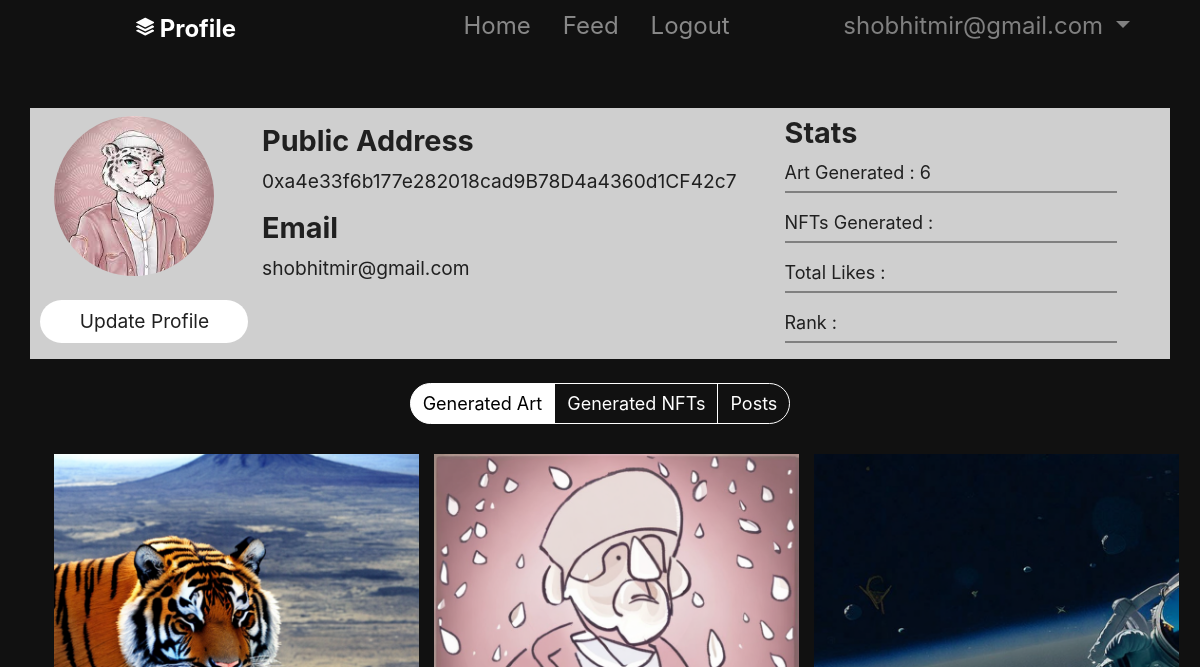
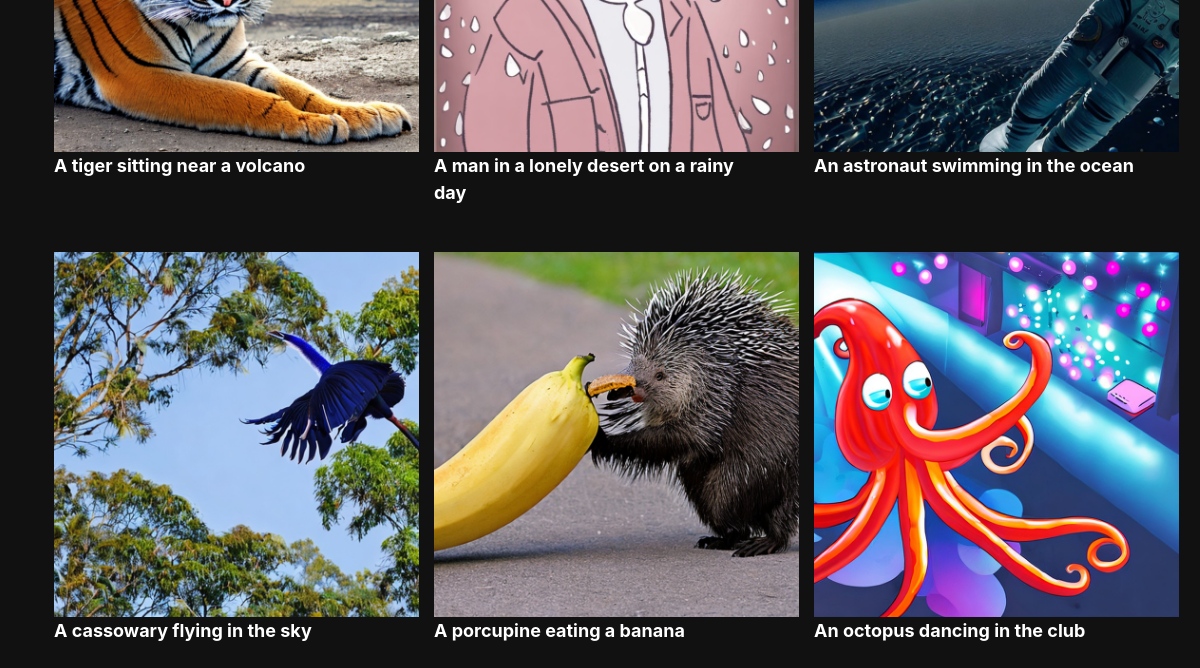
/profile/ (signed in), run on an earlier commit of the app's database (2 pictures, top to bottom).
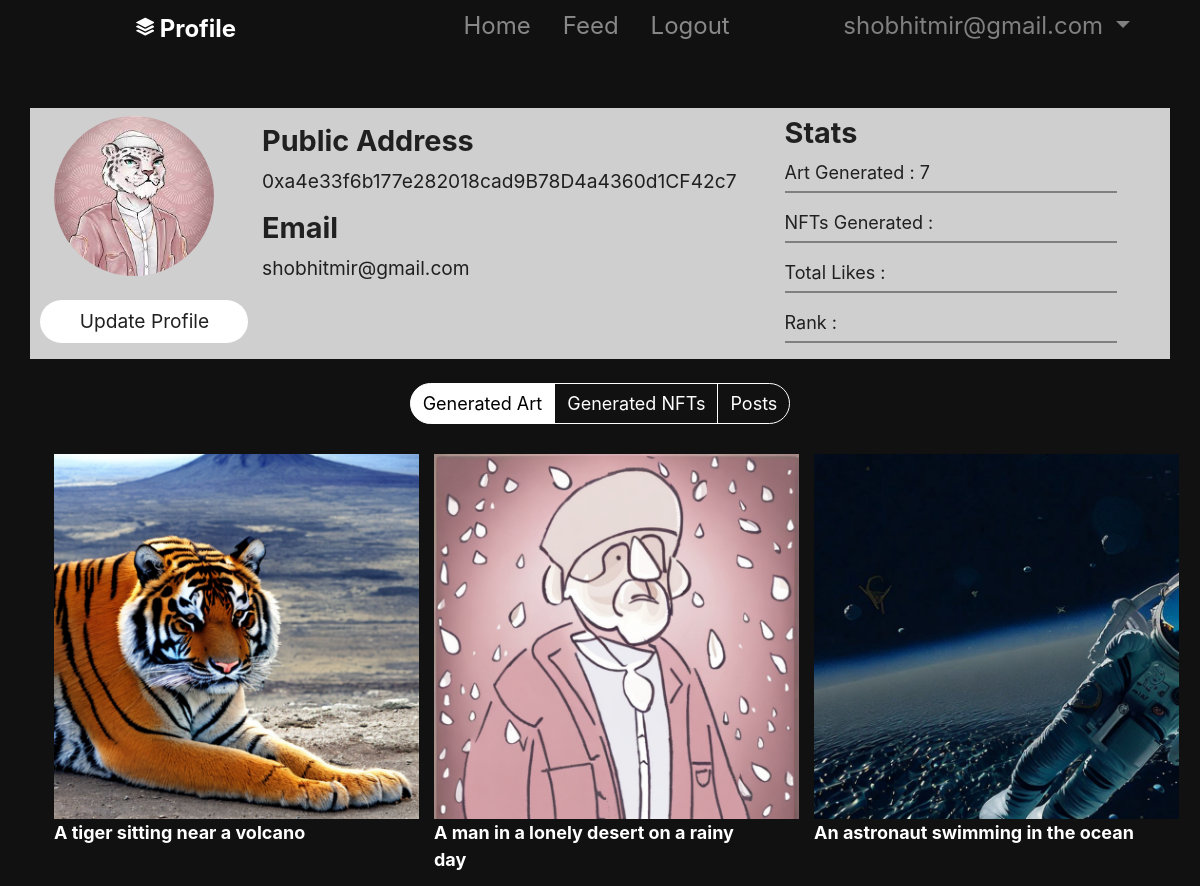
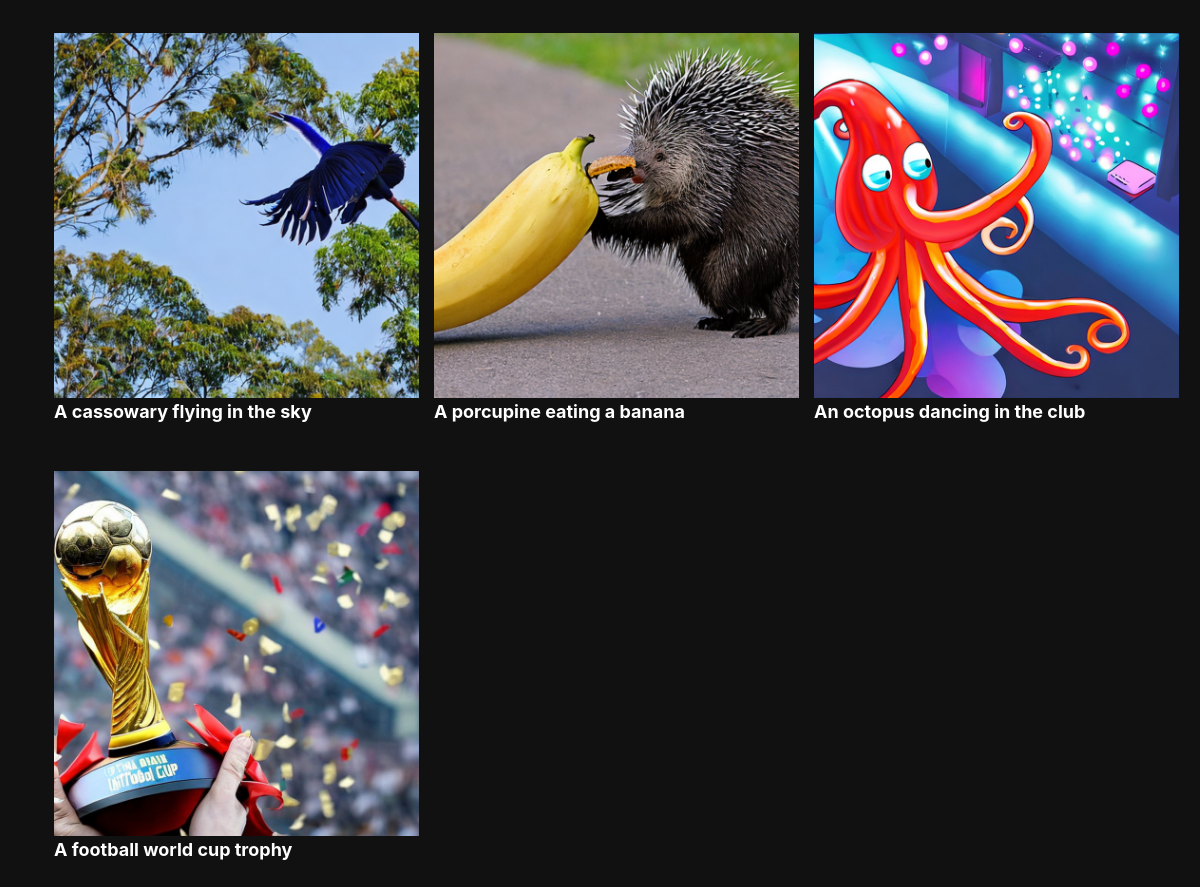
And on a later commit of the database (2 pictures, top to bottom).
### nftgen/models.py (models this page shows)
class Profile(models.Model):
    user = models.OneToOneField(
        User, on_delete=models.CASCADE, related_name='profile')
    profile_pic = models.ImageField(upload_to='profile_pics/', blank=False, null=False,
                                    default='default-profile-pic.png')
    class Meta:
        verbose_name = 'Profile'
        verbose_name_plural = 'Profile'

class Digital_Art(models.Model):
    init_image = models.ImageField(upload_to='initial_images/', blank=True,
                                   default='default-noise.png')
    gen_image = models.ImageField(
        upload_to='generated_images/', blank=False, null=False)
    prompt = models.TextField(blank=False, null=False)
    owner = models.ForeignKey(
        User, on_delete=models.CASCADE, related_name='digital_art', blank=False, null=False)
    iterations = models.IntegerField(blank=False, null=False)
    image_strength = models.DecimalField(
        max_digits=2, decimal_places=1, blank=False, null=False)
    run_time = models.IntegerField(blank=False, null=False)
    timestamp = models.DateTimeField(
        auto_now_add=True, blank=False, null=False)
    seed = models.BigIntegerField(blank=True, null=True)
    class Meta:
        verbose_name = 'Digital_Art'
        verbose_name_plural = 'Digital_Art'

### nftgen/views.py (the view)
# urls.py: path('profile/', profile_view, name='profile'),
def profile_view(request):
    if request.method == 'GET':
        art = Digital_Art.objects.filter(owner=request.user)
        return render(request, 'profile.html', {'digital_art': art})
    else:
        if 'profilepic' in request.FILES:
            profile_pic = request.FILES['profilepic']
            profile = Profile.objects.update_or_create(user=request.user,
                                                       defaults={'profile_pic': profile_pic})
        return redirect(profile_view)

### nftgen/templates/profile.html (shortened to what this page needs)
{% load static %}
<!doctype html>
<html class="h-100" lang="en">
  <head>
    <link rel="stylesheet" href="https://stackpath.bootstrapcdn.com/bootstrap/4.3.1/css/bootstrap.min.css">
  <link rel="stylesheet" href="{% static 'css/theme.min.css' %}">
  </head>
  <body class="w-100 bg-black" data-bs-spy="scroll" data-bs-target="#navScroll">
    <nav id="navScroll" class="navbar navbar-dark bg-black fixed-top" tabindex="0">
      <div class="container">
        <a class="navbar-brand mx-auto mb-2 mb-lg-0 list-group list-group-horizontal" href="{% url 'profile' %}">
          <span class="ms-md-1 mt-1 fw-bolder me-md-5">Profile</span>
        </a>
        <ul class="navbar-nav mx-auto mb-2 mb-lg-0 list-group list-group-horizontal">
          <li class="nav-item">
            <a class="nav-link fs-5" href="{% url 'landing' %}" aria-label="Homepage">
              Home
            </a>
          </li>
          <li class="nav-item">
            <a class="nav-link fs-5" href="" aria-label="A sample content page">
              Feed
            </a>
          </li>
          {% if user.is_authenticated %}
          <li class="nav-item">
            <a class="nav-link fs-5" href="{% url 'logout' %}" aria-label="A system message page">
              Logout
            </a>
          </li>
          {% else %}
          <li class="nav-item">
            <a class="nav-link fs-5" href="{% url 'login' %}" aria-label="A system message page">
              Login
            </a>
          </li>
          {% endif %}
        </ul>
        {% if user.is_authenticated %}
        <div class="dropdown">
          <a class="nav-link fs-5 dropdown-toggle" type="button" id="btnDropdownDemo" data-toggle="dropdown" aria-haspopup="true" aria-expanded="false"
          style="color: grey;">
            {{request.user.email}}
          </a>
        </div>
        {% endif %}
      </div>
    </nav>
    <div class="container my-2 text-black frosted-glass mb-4" style="margin-top: 4% !important;">
      <div class="row">
        <div class="col-2 mt-2">
          <form class="row" method="post" id="artgenform" enctype="multipart/form-data">
            <label for="profilepic">
              {% if user.profile %}
                <img id="profpic" src="{{user.profile.profile_pic.url}}" class="rounded-circle profilepic" style="width: 160px; height: 160px;">
              {% else %}
                <img id="profpic" src="../static/images/default_profile_pic.png" class="rounded-circle profilepic" style="width: 160px; height: 160px;">
              {% endif %}
            </label>
              <button type="submit" class="btn btn-white btn-lg mt-3 updatebtn"
              style="margin-bottom: 0px;">Update Profile</button>
          </form>
        </div>
        <div class="col-4 mt-3">
          <h4 class="font-weight-bold">Public Address</h4>
          <p>{{ user.username }}</p>
          <h4 class="font-weight-bold">Email</h4>
          <p>{{ user.email }}</p>
        </div>
        <div class="col-4 mt-2">
          <h4 class="font-weight-bold">Stats</h4>
          <p style="font-size: 94%; margin-bottom: 5px;">Art Generated : {{ digital_art | length}}</p>
          <hr style="border: gray solid 1px;">
          <p style="font-size: 94%; margin-bottom: 5px;">NFTs Generated : {{ user.likes.count }}</p>
          <hr style="border: gray solid 1px;">
          <p style="font-size: 94%; margin-bottom: 5px;">Total Likes : {{ user.likes.count }}</p>
          <hr style="border: gray solid 1px;">
          <p style="font-size: 94%; margin-bottom: 5px;">Rank : {{ user.likes.count }}</p>
          <hr style="border: gray solid 1px;">
        </div>
      </div>
    </div>
    <div class="container">
      <div class="row">
        <div align="center">
          <div class="btn-group" role="group" aria-label="Button group with nested dropdown">
            <button class="btn btn-default filter-button active" data-filter="art">Generated Art</button>
            <button class="btn btn-default filter-button" data-filter="nfts">Generated NFTs</button>
            <button class="btn btn-default filter-button" data-filter="posts">Posts</button>
          </div>
        </div>
      <br/>
          {% for art in digital_art %}
          <div class="gallery_product col-lg-4 col-md-4 col-sm-4 col-xs-6 filter art">
            <a href="{% url 'art' id=art.id %}">
            <img src="{{art.gen_image.url}}" class="img-responsive">
            </a>
            <figcaption class="figure-caption text-justified"><p>{{art.prompt}}</p></figcaption>
          </div>
          {% endfor %}
      </div>
  </div>
  </body>
</html>

### nftgen/templates/profile.html (style rules this page uses)
.navbar { padding-top: 0 !important; padding-bottom: 0 !important; }
body { padding-top: 60px; background-image: url('../static/images/profile_bg.jpg'); background-repeat: repeat-y; background-size: cover; }
.filter-button { font-size: 18px !important; border: 1px solid white !important; border-radius: 5px; text-align: center; color: white !important; margin-bottom: 30px; }
.gallery_product { margin-bottom: 30px; }
hr { margin-top: 1% !important; }
.frosted-glass { background-color: rgba(255, 255, 255, 0.8); }
.updatebtn { margin-left: 5% !important; }
.img-responsive { width: 365px; height: 365px; object-fit: contain; }
figcaption { color:white !important; font-weight: bolder; font-size: large !important; }
.active { background-color: white !important; color: black !important; }

What changed in the data, as far as the page shows it:
added Digital_Art: gen_image (picture), prompt "A football world cup trophy"
Also different on the page:
{{ digital_art | length }}: "6" → "7"
